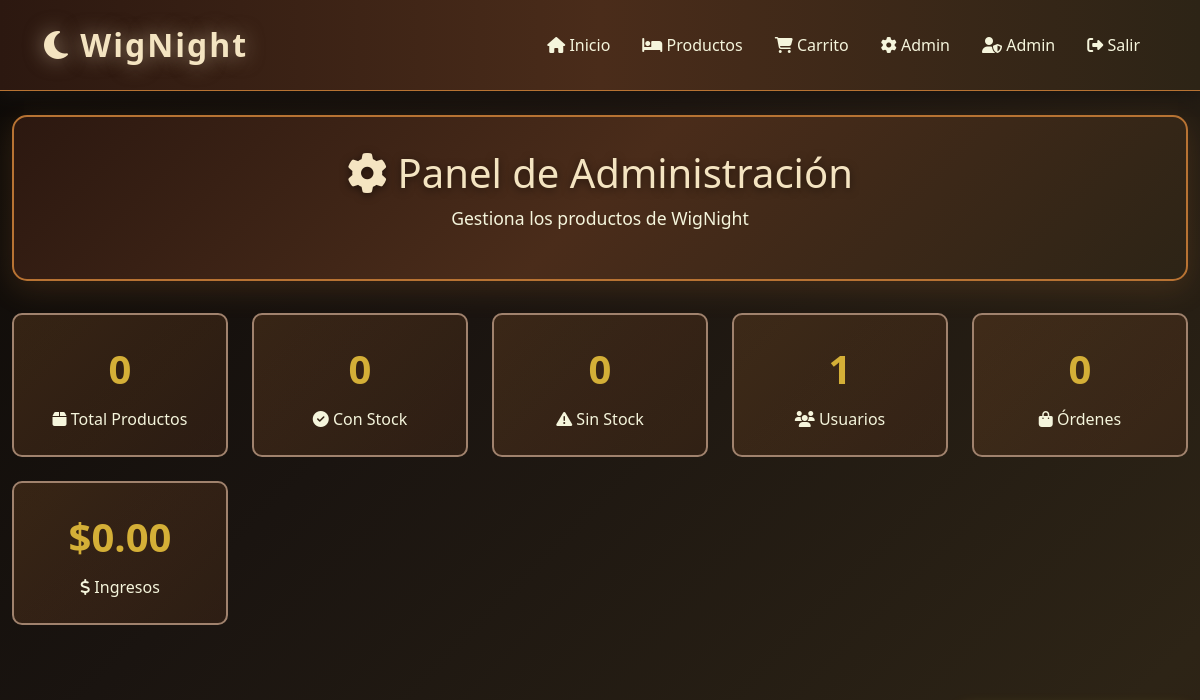
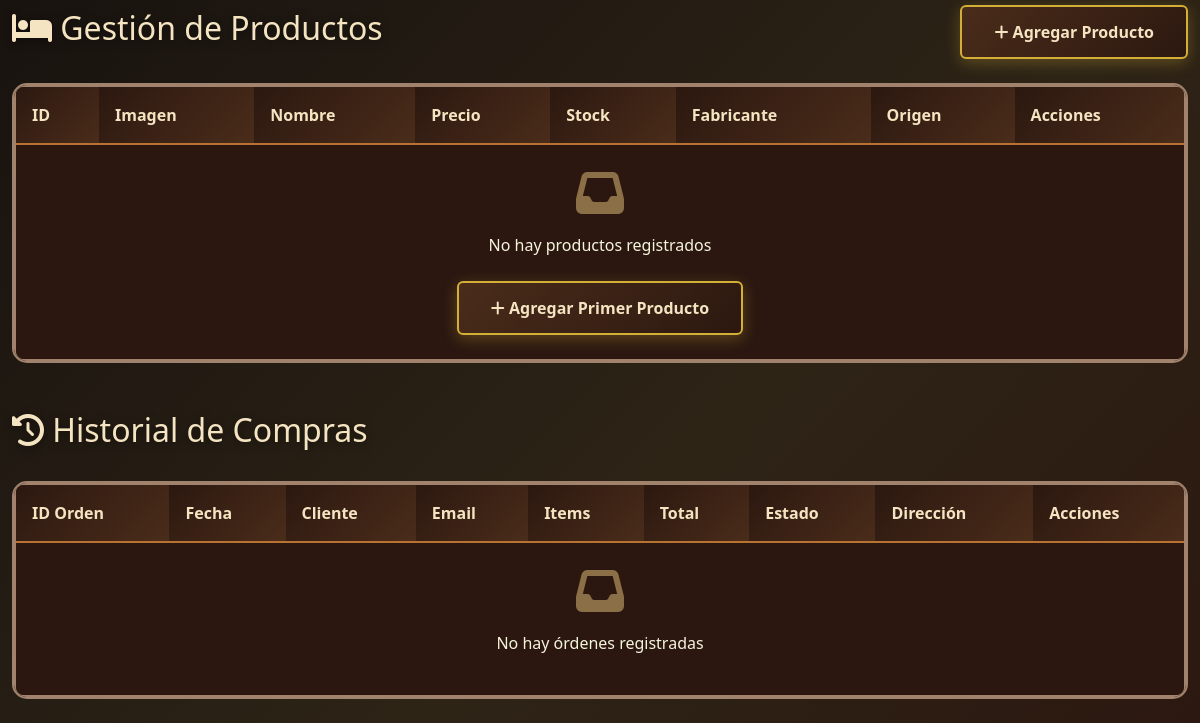
Page /admin.php (signed in) on the earlier database version (2 pictures, top to bottom).
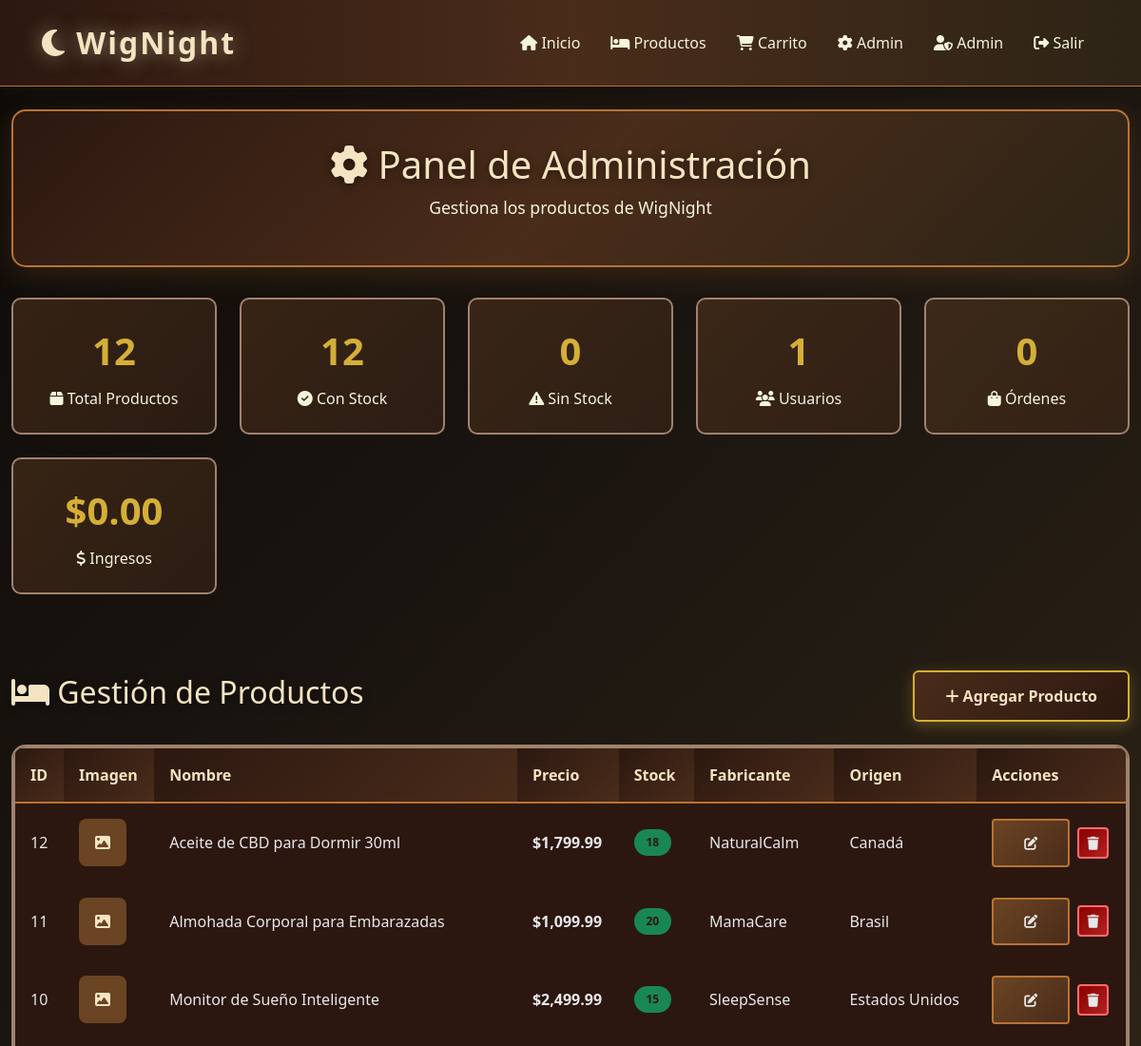
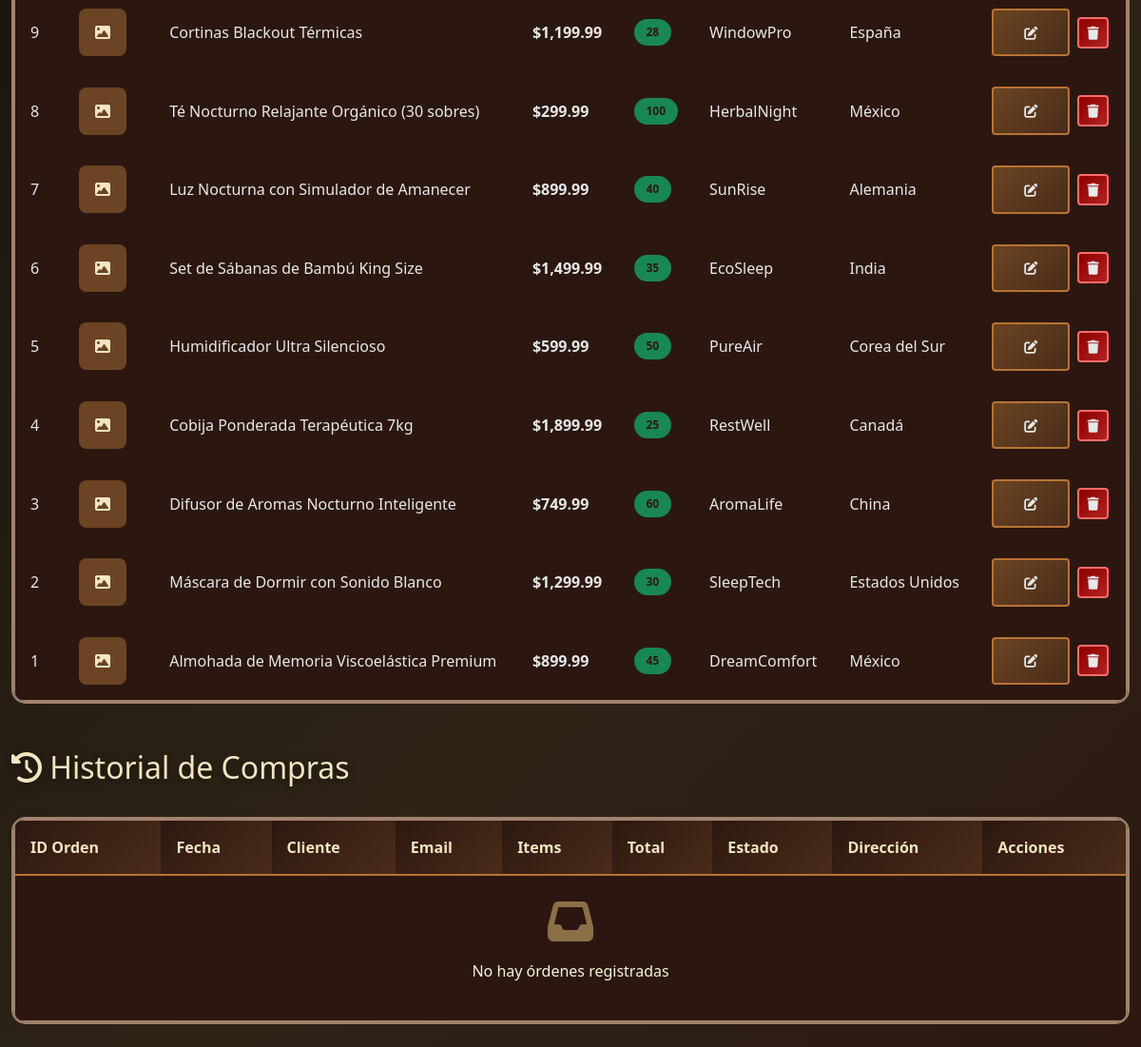
Same page on the later database version (2 pictures, top to bottom).
### tables this page shows
CREATE TABLE Usuarios (
  ID_Usuario int NOT NULL,
  Nombre_Usuario varchar(100) NOT NULL,
  Correo_Electronico varchar(255) NOT NULL,
  Contrasena varchar(255) NOT NULL,
  Fecha_Nacimiento date DEFAULT NULL,
  Numero_Tarjeta_Bancaria varchar(255) DEFAULT NULL,
  Direccion_Postal text,
  id_rol int NOT NULL DEFAULT '1'
);

CREATE TABLE Productos (
  ID_Producto int NOT NULL,
  Nombre varchar(255) NOT NULL,
  Descripcion text,
  Fotos longblob,
  Precio decimal(10,2) NOT NULL,
  Cantidad_Almacen int NOT NULL DEFAULT '0',
  Fabricante varchar(150) DEFAULT NULL,
  Origen varchar(100) DEFAULT NULL
);

### html/config/database.php (called while the page is built, shortened)
<?php
function getConnection() {
    $conn = new mysqli(DB_HOST, DB_USER, DB_PASS, DB_NAME);
    $conn->set_charset("utf8mb4");
    return $conn;
}
function getCurrentUser() {
    $conn = getConnection();
    $userId = $_SESSION['user_id'];
    $stmt = $conn->prepare("SELECT ID_Usuario, Nombre_Usuario, Correo_Electronico, id_rol FROM Usuarios WHERE ID_Usuario = ?");
    $stmt->bind_param("i", $userId);
    $stmt->execute();
    $result = $stmt->get_result();
    $user = $result->fetch_assoc();
    return $user;
}
function formatPrice($price) {
    return '$' . number_format($price, 2);
}
?>

### html/admin.php (the view, shortened to what the rows shown need)
<?php
require_once 'config/database.php';
$conn = getConnection();
$query = "SELECT * FROM Productos ORDER BY ID_Producto DESC";
$result = $conn->query($query);
$productos = [];
if ($result) {
    while ($row = $result->fetch_assoc()) {
        $productos[] = $row;
    }
}
$currentUser = getCurrentUser();
?>
<!DOCTYPE html>
<html lang="es">
<head>
    <link href="https://cdn.jsdelivr.net/npm/bootstrap@5.3.0/dist/css/bootstrap.min.css" rel="stylesheet">
    <link rel="stylesheet" href="https://cdnjs.cloudflare.com/ajax/libs/font-awesome/6.4.0/css/all.min.css">
    <link rel="stylesheet" href="css/style.css">
</head>
<body>
    <nav class="navbar navbar-expand-lg navbar-dark sticky-top">
        <div class="container-fluid">
            <div class="collapse navbar-collapse" id="navbarNav">
                <ul class="navbar-nav ms-auto">
                    <li class="nav-item">
                        <a class="nav-link" href="#">
                            <i class="fas fa-user-shield"></i> <?php echo htmlspecialchars($currentUser['Nombre_Usuario']); ?>
                        </a>
                    </li>
                </ul>
            </div>
        </div>
    </nav>
    <section class="py-4">
        <div class="container-fluid">
            <div class="admin-header">
                <h1 class="text-center" style="color: var(--moon-glow);">
                    <i class="fas fa-cog"></i> Panel de Administración
                </h1>
            </div>
        </div>
    </section>
    <section class="py-4">
        <div class="container-fluid">
            <div class="d-flex justify-content-between align-items-center mb-4">
                <h2 style="color: var(--moon-glow);">
                    <i class="fas fa-bed"></i> Gestión de Productos
                </h2>
            </div>
            <div class="table-responsive">
                <table class="table table-hover">
                    <thead>
                        <tr>
                            <th>ID</th>
                            <th>Imagen</th>
                            <th>Nombre</th>
                            <th>Precio</th>
                            <th>Stock</th>
                            <th>Fabricante</th>
                            <th>Origen</th>
                            <th>Acciones</th>
                        </tr>
                    </thead>
                    <tbody>
                        <?php if (empty($productos)): ?>
                            <tr>
                                <td colspan="8" class="text-center py-4">
                                    <i class="fas fa-inbox fa-3x mb-3" style="color: var(--wood-lighter); display: block;"></i>
                                    <p style="color: var(--accent-cream);">No hay productos registrados</p>
                                    <button class="btn btn-primary mt-2" data-bs-toggle="modal" data-bs-target="#addProductModal">
                                        <i class="fas fa-plus"></i> Agregar Primer Producto
                                    </button>
                                </td>
                            </tr>
                        <?php else: ?>
                            <?php foreach ($productos as $producto): ?>
                                <tr>
                                    <td><?php echo $producto['ID_Producto']; ?></td>
                                    <td>
                                        <?php if ($producto['Fotos']): ?>
                                            <img
                                                 style="width: 50px; height: 50px; object-fit: cover; border-radius: 8px;"
                                                 alt="<?php echo htmlspecialchars($producto['Nombre']); ?>">
                                        <?php else: ?>
                                            <div style="width: 50px; height: 50px; background: var(--wood-light); border-radius: 8px; display: flex; align-items: center; justify-content: center;">
                                                <i class="fas fa-image" style="color: var(--moon-glow);"></i>
                                            </div>
                                        <?php endif; ?>
                                    </td>
                                    <td><?php echo htmlspecialchars($producto['Nombre']); ?></td>
                                    <td style="color: var(--accent-gold); font-weight: bold;">
                                        <?php echo formatPrice($producto['Precio']); ?>
                                    </td>
                                    <td>
                                        <span class="badge <?php echo $producto['Cantidad_Almacen'] > 0 ? 'bg-success' : 'bg-danger'; ?>">
                                            <?php echo $producto['Cantidad_Almacen']; ?>
                                        </span>
                                    </td>
                                    <td><?php echo htmlspecialchars($producto['Fabricante'] ?? '-'); ?></td>
                                    <td><?php echo htmlspecialchars($producto['Origen'] ?? '-'); ?></td>
                                    <td>
                                        <button class="btn btn-sm btn-secondary me-1"
                                                onclick="editProduct(<?php echo htmlspecialchars(json_encode($producto)); ?>)">
                                            <i class="fas fa-edit"></i>
                                        </button>
                                        <button class="btn btn-sm btn-danger"
                                                onclick="confirmDelete(<?php echo $producto['ID_Producto']; ?>, '<?php echo htmlspecialchars($producto['Nombre']); ?>')">
                                            <i class="fas fa-trash"></i>
                                        </button>
                                    </td>
                                </tr>
                            <?php endforeach; ?>
                        <?php endif; ?>
                    </tbody>
                </table>
            </div>
        </div>
    </section>
    <section class="py-4">
        <div class="container-fluid">
            <div class="d-flex justify-content-between align-items-center mb-4">
                <h2 style="color: var(--moon-glow);">
                    <i class="fas fa-history"></i> Historial de Compras
                </h2>
            </div>
            <div class="table-responsive">
                <table class="table table-hover">
                    <thead>
                        <tr>
                            <th>ID Orden</th>
                            <th>Fecha</th>
                            <th>Cliente</th>
                            <th>Email</th>
                            <th>Items</th>
                            <th>Total</th>
                            <th>Estado</th>
                            <th>Dirección</th>
                            <th>Acciones</th>
                        </tr>
                    </thead>
                </table>
            </div>
        </div>
    </section>
</body>
</html>

Differences in the rows shown:
added productos: ID_Producto "12", Nombre "Aceite de CBD para Dormir 30ml", Precio "$1,799.99", Cantidad_Almacen "18", Fabricante "NaturalCalm", Origen "Canadá"
added productos: ID_Producto "11", Nombre "Almohada Corporal para Embarazadas", Precio "$1,099.99", Cantidad_Almacen "20", Fabricante "MamaCare", Origen "Brasil"
added productos: ID_Producto "10", Nombre "Monitor de Sueño Inteligente", Precio "$2,499.99", Cantidad_Almacen "15", Fabricante "SleepSense", Origen "Estados Unidos"
added productos: ID_Producto "9", Nombre "Cortinas Blackout Térmicas", Precio "$1,199.99", Cantidad_Almacen "28", Fabricante "WindowPro", Origen "España"
added productos: ID_Producto "8", Nombre "Té Nocturno Relajante Orgánico (30 sobres)", Precio "$299.99", Cantidad_Almacen "100", Fabricante "HerbalNight", Origen "México"
added productos: ID_Producto "7", Nombre "Luz Nocturna con Simulador de Amanecer", Precio "$899.99", Cantidad_Almacen "40", Fabricante "SunRise", Origen "Alemania"
added productos: ID_Producto "6", Nombre "Set de Sábanas de Bambú King Size", Precio "$1,499.99", Cantidad_Almacen "35", Fabricante "EcoSleep", Origen "India"
added productos: ID_Producto "5", Nombre "Humidificador Ultra Silencioso", Precio "$599.99", Cantidad_Almacen "50", Fabricante "PureAir", Origen "Corea del Sur"
added productos: ID_Producto "4", Nombre "Cobija Ponderada Terapéutica 7kg", Precio "$1,899.99", Cantidad_Almacen "25", Fabricante "RestWell", Origen "Canadá"
added productos: ID_Producto "3", Nombre "Difusor de Aromas Nocturno Inteligente", Precio "$749.99", Cantidad_Almacen "60", Fabricante "AromaLife", Origen "China"
added productos: ID_Producto "2", Nombre "Máscara de Dormir con Sonido Blanco", Precio "$1,299.99", Cantidad_Almacen "30", Fabricante "SleepTech", Origen "Estados Unidos"
added productos: ID_Producto "1", Nombre "Almohada de Memoria Viscoelástica Premium", Precio "$899.99", Cantidad_Almacen "45", Fabricante "DreamComfort", Origen "México"
Other differences:
$stats['total_productos']: "0" → "12"
$stats['productos_stock']: "0" → "12"
text no longer shown: "No hay productos registrados Agregar Primer Producto"
